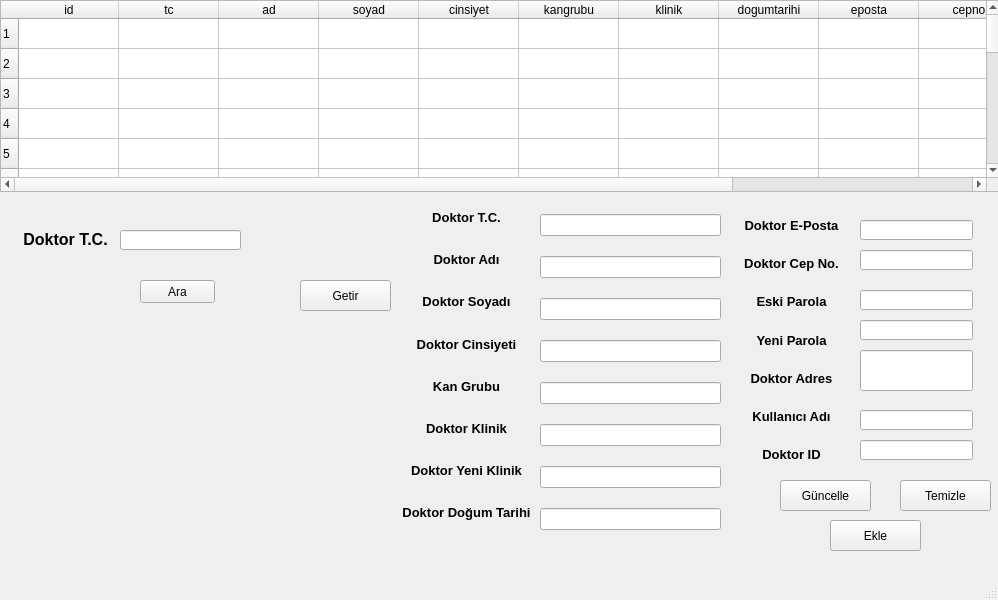
<?xml version="1.0" encoding="UTF-8"?>
<ui version="4.0">
 <class>MainWindow</class>
 <widget class="QMainWindow" name="MainWindow">
  <property name="geometry">
   <rect>
    <x>0</x>
    <y>0</y>
    <width>998</width>
    <height>600</height>
   </rect>
  </property>
  <property name="windowTitle">
   <string>MainWindow</string>
  </property>
  <widget class="QWidget" name="centralwidget">
   <widget class="QLabel" name="label">
    <property name="geometry">
     <rect>
      <x>0</x>
      <y>-30</y>
      <width>1021</width>
      <height>611</height>
     </rect>
    </property>
    <property name="text">
     <string/>
    </property>
    <property name="pixmap">
     <pixmap>Adsız.png</pixmap>
    </property>
    <property name="scaledContents">
     <bool>true</bool>
    </property>
   </widget>
   <widget class="QLineEdit" name="doktoreposta">
    <property name="geometry">
     <rect>
      <x>860</x>
      <y>220</y>
      <width>113</width>
      <height>20</height>
     </rect>
    </property>
   </widget>
   <widget class="QPushButton" name="doktorara">
    <property name="geometry">
     <rect>
      <x>140</x>
      <y>280</y>
      <width>75</width>
      <height>23</height>
     </rect>
    </property>
    <property name="text">
     <string>Ara</string>
    </property>
   </widget>
   <widget class="QWidget" name="layoutWidget">
    <property name="geometry">
     <rect>
      <x>540</x>
      <y>200</y>
      <width>181</width>
      <height>351</height>
     </rect>
    </property>
    <layout class="QVBoxLayout" name="verticalLayout_3">
     <item>
      <widget class="QLineEdit" name="doktortc2"/>
     </item>
     <item>
      <widget class="QLineEdit" name="doktoradi"/>
     </item>
     <item>
      <widget class="QLineEdit" name="doktorsoyadi"/>
     </item>
     <item>
      <widget class="QLineEdit" name="cinsiyet"/>
     </item>
     <item>
      <widget class="QLineEdit" name="kangrubu"/>
     </item>
     <item>
      <widget class="QLineEdit" name="klinik"/>
     </item>
     <item>
      <widget class="QLineEdit" name="doktoryeniklinik"/>
     </item>
     <item>
      <widget class="QLineEdit" name="doktordogumtarih"/>
     </item>
    </layout>
   </widget>
   <widget class="QPushButton" name="doktorguncelle">
    <property name="geometry">
     <rect>
      <x>780</x>
      <y>480</y>
      <width>91</width>
      <height>31</height>
     </rect>
    </property>
    <property name="text">
     <string>Güncelle</string>
    </property>
   </widget>
   <widget class="QWidget" name="layoutWidget_2">
    <property name="geometry">
     <rect>
      <x>400</x>
      <y>200</y>
      <width>133</width>
      <height>331</height>
     </rect>
    </property>
    <layout class="QVBoxLayout" name="verticalLayout">
     <item>
      <widget class="QLabel" name="label_3">
       <property name="text">
        <string>&lt;html&gt;&lt;head/&gt;&lt;body&gt;&lt;p align=&quot;center&quot;&gt;&lt;span style=&quot; font-size:10pt; font-weight:600;&quot;&gt;Doktor T.C.&lt;/span&gt;&lt;/p&gt;&lt;/body&gt;&lt;/html&gt;</string>
       </property>
      </widget>
     </item>
     <item>
      <widget class="QLabel" name="label_4">
       <property name="text">
        <string>&lt;html&gt;&lt;head/&gt;&lt;body&gt;&lt;p align=&quot;center&quot;&gt;&lt;span style=&quot; font-size:10pt; font-weight:600;&quot;&gt;Doktor Adı&lt;/span&gt;&lt;/p&gt;&lt;/body&gt;&lt;/html&gt;</string>
       </property>
      </widget>
     </item>
     <item>
      <widget class="QLabel" name="label_5">
       <property name="text">
        <string>&lt;html&gt;&lt;head/&gt;&lt;body&gt;&lt;p align=&quot;center&quot;&gt;&lt;span style=&quot; font-size:10pt; font-weight:600;&quot;&gt;Doktor Soyadı&lt;/span&gt;&lt;/p&gt;&lt;/body&gt;&lt;/html&gt;</string>
       </property>
      </widget>
     </item>
     <item>
      <widget class="QLabel" name="label_6">
       <property name="text">
        <string>&lt;html&gt;&lt;head/&gt;&lt;body&gt;&lt;p align=&quot;center&quot;&gt;&lt;span style=&quot; font-size:10pt; font-weight:600;&quot;&gt;Doktor Cinsiyeti&lt;/span&gt;&lt;/p&gt;&lt;/body&gt;&lt;/html&gt;</string>
       </property>
      </widget>
     </item>
     <item>
      <widget class="QLabel" name="label_7">
       <property name="text">
        <string>&lt;html&gt;&lt;head/&gt;&lt;body&gt;&lt;p align=&quot;center&quot;&gt;&lt;span style=&quot; font-size:10pt; font-weight:600;&quot;&gt;Kan Grubu&lt;/span&gt;&lt;/p&gt;&lt;/body&gt;&lt;/html&gt;</string>
       </property>
      </widget>
     </item>
     <item>
      <widget class="QLabel" name="label_8">
       <property name="text">
        <string>&lt;html&gt;&lt;head/&gt;&lt;body&gt;&lt;p align=&quot;center&quot;&gt;&lt;span style=&quot; font-size:10pt; font-weight:600;&quot;&gt;Doktor Klinik&lt;/span&gt;&lt;/p&gt;&lt;/body&gt;&lt;/html&gt;</string>
       </property>
      </widget>
     </item>
     <item>
      <widget class="QLabel" name="label_9">
       <property name="text">
        <string>&lt;html&gt;&lt;head/&gt;&lt;body&gt;&lt;p align=&quot;center&quot;&gt;&lt;span style=&quot; font-size:10pt; font-weight:600;&quot;&gt;Doktor Yeni Klinik&lt;/span&gt;&lt;/p&gt;&lt;/body&gt;&lt;/html&gt;</string>
       </property>
      </widget>
     </item>
     <item>
      <widget class="QLabel" name="label_10">
       <property name="text">
        <string>&lt;html&gt;&lt;head/&gt;&lt;body&gt;&lt;p align=&quot;center&quot;&gt;&lt;span style=&quot; font-size:10pt; font-weight:600;&quot;&gt;Doktor Doğum Tarihi&lt;/span&gt;&lt;/p&gt;&lt;/body&gt;&lt;/html&gt;</string>
       </property>
      </widget>
     </item>
    </layout>
   </widget>
   <widget class="QLineEdit" name="cepno">
    <property name="geometry">
     <rect>
      <x>860</x>
      <y>250</y>
      <width>113</width>
      <height>20</height>
     </rect>
    </property>
   </widget>
   <widget class="QPushButton" name="doktortemizle">
    <property name="geometry">
     <rect>
      <x>900</x>
      <y>480</y>
      <width>91</width>
      <height>31</height>
     </rect>
    </property>
    <property name="text">
     <string>Temizle</string>
    </property>
   </widget>
   <widget class="QWidget" name="layoutWidget_3">
    <property name="geometry">
     <rect>
      <x>740</x>
      <y>210</y>
      <width>103</width>
      <height>261</height>
     </rect>
    </property>
    <layout class="QVBoxLayout" name="verticalLayout_2">
     <item>
      <widget class="QLabel" name="label_11">
       <property name="text">
        <string>&lt;html&gt;&lt;head/&gt;&lt;body&gt;&lt;p align=&quot;center&quot;&gt;&lt;span style=&quot; font-size:10pt; font-weight:600;&quot;&gt;Doktor E-Posta&lt;/span&gt;&lt;/p&gt;&lt;/body&gt;&lt;/html&gt;</string>
       </property>
      </widget>
     </item>
     <item>
      <widget class="QLabel" name="label_12">
       <property name="text">
        <string>&lt;html&gt;&lt;head/&gt;&lt;body&gt;&lt;p align=&quot;center&quot;&gt;&lt;span style=&quot; font-size:10pt; font-weight:600;&quot;&gt;Doktor Cep No.&lt;/span&gt;&lt;/p&gt;&lt;/body&gt;&lt;/html&gt;</string>
       </property>
      </widget>
     </item>
     <item>
      <widget class="QLabel" name="label_15">
       <property name="text">
        <string>&lt;html&gt;&lt;head/&gt;&lt;body&gt;&lt;p align=&quot;center&quot;&gt;&lt;span style=&quot; font-size:10pt; font-weight:600;&quot;&gt;Eski Parola&lt;/span&gt;&lt;/p&gt;&lt;/body&gt;&lt;/html&gt;</string>
       </property>
      </widget>
     </item>
     <item>
      <widget class="QLabel" name="label_16">
       <property name="text">
        <string>&lt;html&gt;&lt;head/&gt;&lt;body&gt;&lt;p align=&quot;center&quot;&gt;&lt;span style=&quot; font-size:10pt; font-weight:600;&quot;&gt;Yeni Parola&lt;/span&gt;&lt;/p&gt;&lt;/body&gt;&lt;/html&gt;</string>
       </property>
      </widget>
     </item>
     <item>
      <widget class="QLabel" name="label_13">
       <property name="text">
        <string>&lt;html&gt;&lt;head/&gt;&lt;body&gt;&lt;p align=&quot;center&quot;&gt;&lt;span style=&quot; font-size:10pt; font-weight:600;&quot;&gt;Doktor Adres&lt;/span&gt;&lt;/p&gt;&lt;/body&gt;&lt;/html&gt;</string>
       </property>
      </widget>
     </item>
     <item>
      <widget class="QLabel" name="label_17">
       <property name="text">
        <string>&lt;html&gt;&lt;head/&gt;&lt;body&gt;&lt;p align=&quot;center&quot;&gt;&lt;span style=&quot; font-size:10pt; font-weight:600;&quot;&gt;Kullanıcı Adı&lt;/span&gt;&lt;/p&gt;&lt;/body&gt;&lt;/html&gt;</string>
       </property>
      </widget>
     </item>
     <item>
      <widget class="QLabel" name="label_14">
       <property name="text">
        <string>&lt;html&gt;&lt;head/&gt;&lt;body&gt;&lt;p align=&quot;center&quot;&gt;&lt;span style=&quot; font-size:10pt; font-weight:600;&quot;&gt;Doktor ID&lt;/span&gt;&lt;/p&gt;&lt;/body&gt;&lt;/html&gt;</string>
       </property>
      </widget>
     </item>
    </layout>
   </widget>
   <widget class="QLabel" name="label_2">
    <property name="geometry">
     <rect>
      <x>20</x>
      <y>230</y>
      <width>91</width>
      <height>16</height>
     </rect>
    </property>
    <property name="text">
     <string>&lt;html&gt;&lt;head/&gt;&lt;body&gt;&lt;p align=&quot;center&quot;&gt;&lt;span style=&quot; font-size:12pt; font-weight:600;&quot;&gt;Doktor T.C.&lt;/span&gt;&lt;/p&gt;&lt;/body&gt;&lt;/html&gt;</string>
    </property>
   </widget>
   <widget class="QPushButton" name="doktorgetir">
    <property name="geometry">
     <rect>
      <x>300</x>
      <y>280</y>
      <width>91</width>
      <height>31</height>
     </rect>
    </property>
    <property name="text">
     <string>Getir</string>
    </property>
   </widget>
   <widget class="QTableWidget" name="yoneticidoktortablo">
    <property name="geometry">
     <rect>
      <x>0</x>
      <y>0</y>
      <width>1001</width>
      <height>192</height>
     </rect>
    </property>
    <property name="rowCount">
     <number>20</number>
    </property>
    <property name="columnCount">
     <number>12</number>
    </property>
    <row/>
    <row/>
    <row/>
    <row/>
    <row/>
    <row/>
    <row/>
    <row/>
    <row/>
    <row/>
    <row/>
    <row/>
    <row/>
    <row/>
    <row/>
    <row/>
    <row/>
    <row/>
    <row/>
    <row/>
    <column>
     <property name="text">
      <string>id</string>
     </property>
    </column>
    <column>
     <property name="text">
      <string>tc</string>
     </property>
    </column>
    <column>
     <property name="text">
      <string>ad</string>
     </property>
    </column>
    <column>
     <property name="text">
      <string>soyad</string>
     </property>
    </column>
    <column>
     <property name="text">
      <string>cinsiyet</string>
     </property>
    </column>
    <column>
     <property name="text">
      <string>kangrubu</string>
     </property>
    </column>
    <column>
     <property name="text">
      <string>klinik</string>
     </property>
    </column>
    <column>
     <property name="text">
      <string>dogumtarihi</string>
     </property>
    </column>
    <column>
     <property name="text">
      <string>eposta</string>
     </property>
    </column>
    <column>
     <property name="text">
      <string>cepno</string>
     </property>
    </column>
    <column>
     <property name="text">
      <string>adres</string>
     </property>
    </column>
    <column/>
   </widget>
   <widget class="QLineEdit" name="doktortc">
    <property name="geometry">
     <rect>
      <x>120</x>
      <y>230</y>
      <width>121</width>
      <height>20</height>
     </rect>
    </property>
   </widget>
   <widget class="QLineEdit" name="adres">
    <property name="geometry">
     <rect>
      <x>860</x>
      <y>350</y>
      <width>113</width>
      <height>41</height>
     </rect>
    </property>
   </widget>
   <widget class="QLineEdit" name="id">
    <property name="geometry">
     <rect>
      <x>860</x>
      <y>440</y>
      <width>113</width>
      <height>20</height>
     </rect>
    </property>
   </widget>
   <widget class="QLineEdit" name="eskiparola">
    <property name="geometry">
     <rect>
      <x>860</x>
      <y>290</y>
      <width>113</width>
      <height>20</height>
     </rect>
    </property>
   </widget>
   <widget class="QLineEdit" name="yeniparola">
    <property name="geometry">
     <rect>
      <x>860</x>
      <y>320</y>
      <width>113</width>
      <height>20</height>
     </rect>
    </property>
   </widget>
   <widget class="QPushButton" name="doktorekle">
    <property name="geometry">
     <rect>
      <x>830</x>
      <y>520</y>
      <width>91</width>
      <height>31</height>
     </rect>
    </property>
    <property name="text">
     <string>Ekle</string>
    </property>
   </widget>
   <widget class="QLineEdit" name="doktorkulladi">
    <property name="geometry">
     <rect>
      <x>860</x>
      <y>410</y>
      <width>113</width>
      <height>20</height>
     </rect>
    </property>
   </widget>
  </widget>
  <widget class="QMenuBar" name="menubar">
   <property name="geometry">
    <rect>
     <x>0</x>
     <y>0</y>
     <width>998</width>
     <height>21</height>
    </rect>
   </property>
  </widget>
  <widget class="QStatusBar" name="statusbar"/>
 </widget>
 <resources/>
 <connections/>
</ui>
